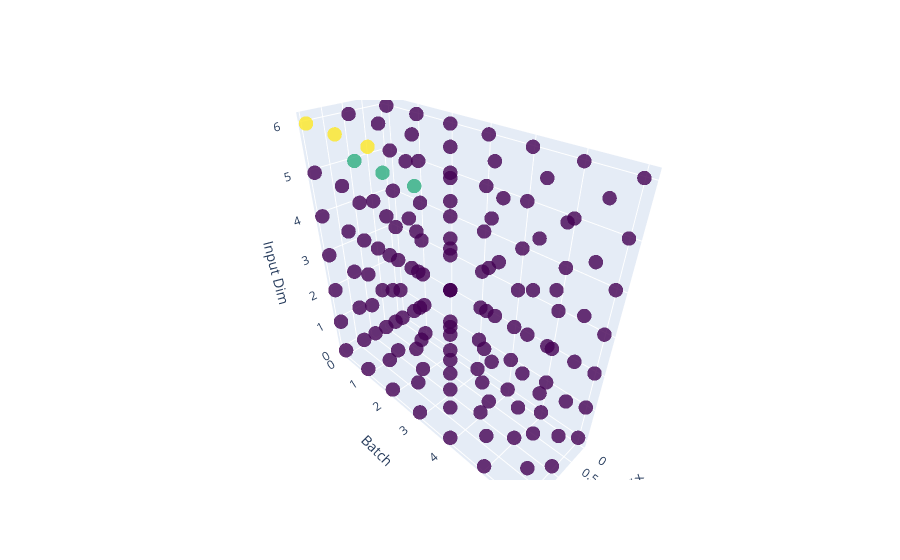

The cell this chart's notebook holds for it:
### Code cell
plot_tensor(test_prefix_encoding, ["Sequence Prefix", "Batch", "Input Dim"])

### Figure 1 — Plotly figure (JSON) as saved in the notebook; plotly's stock layout.template omitted (floating-point values rounded to 4 significant figures; data arrays with more than 128 entries replaced by an {"elided": "..."} marker saying what was removed)
{"data": [{"marker": {"color": {"elided": "147 float values"}, "colorscale": [[0, "#440154"], [0.1111, "#482878"], [0.2222, "#3e4989"], [0.3333, "#31688e"], [0.4444, "#26828e"], [0.5556, "#1f9e89"], [0.6667, "#35b779"], [0.7778, "#6ece58"], [0.8889, "#b5de2b"], [1, "#fde725"]], "opacity": 0.8, "size": 5}, "mode": "markers", "type": "scatter3d", "x": {"elided": "147 int values"}, "y": {"elided": "147 int values"}, "z": {"elided": "147 int values"}}], "layout": {"scene": {"xaxis": {"title": {"text": "Sequence Prefix"}}, "yaxis": {"title": {"text": "Batch"}}, "zaxis": {"title": {"text": "Input Dim"}}}}}
